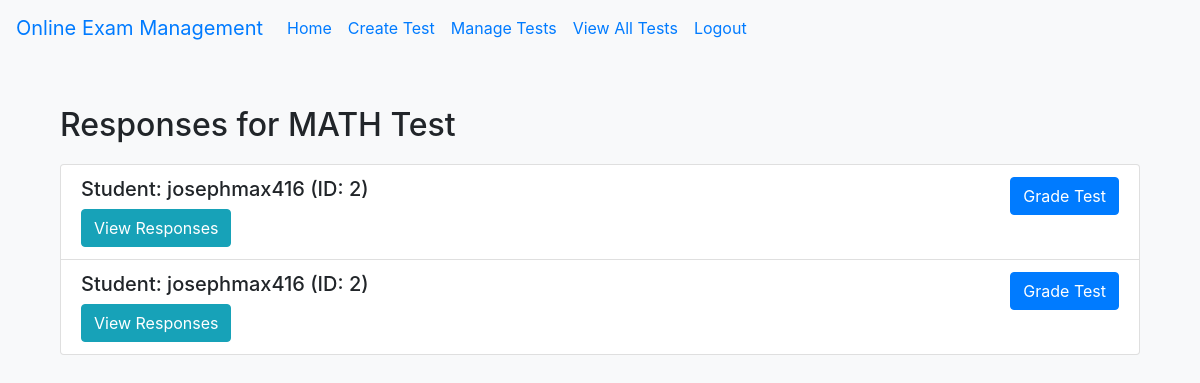
The page /test/1/responses (signed in) on the database as committed earlier.
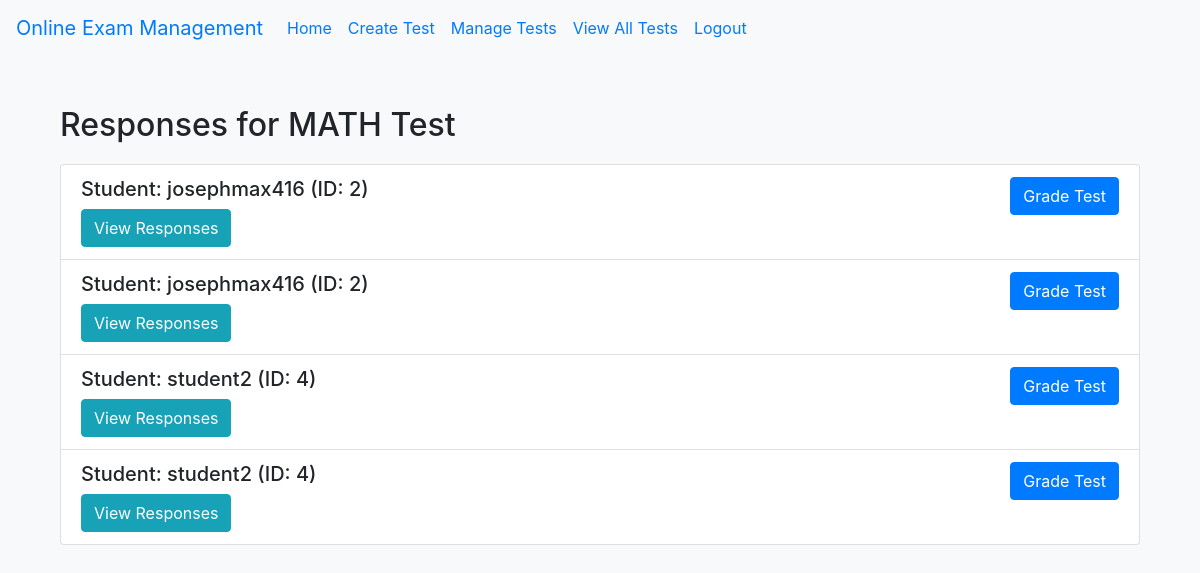
The same page on the database as committed later.
### tables this page shows
CREATE TABLE Answer (
    id INTEGER PRIMARY KEY AUTOINCREMENT,
    student_id INTEGER NOT NULL,
    test_id INTEGER NOT NULL,
    question_id INTEGER NOT NULL,
    answer_text TEXT NOT NULL,
    submission_time DATETIME NOT NULL,
    FOREIGN KEY (student_id) REFERENCES User(id),
    FOREIGN KEY (test_id) REFERENCES Test(id),
    FOREIGN KEY (question_id) REFERENCES Question(id)
);

CREATE TABLE User (
    id INTEGER PRIMARY KEY AUTOINCREMENT,
    username TEXT NOT NULL UNIQUE,
    password TEXT NOT NULL,
    role TEXT NOT NULL  -- 'student' or 'teacher'
);

### app.py (the view)
@app.route('/test/<int:test_id>/responses')
@login_required
def view_test_responses(test_id):
    if current_user.role != 'teacher':
        flash('Only teachers can view test responses.', 'danger')
        return redirect(url_for('home'))
    test = db.execute("SELECT * FROM Test WHERE id = ?", test_id)[0]
    responses = db.execute("SELECT Answer.student_id, Answer.question_id, Answer.answer_text, User.username "
                           "FROM Answer "
                           "LEFT JOIN User ON Answer.student_id = User.id "
                           "WHERE Answer.test_id = ?", test_id)
    return render_template('view_test_responses.html', test=test, responses=responses)

### app.py (called while the page is built)
@login_manager.user_loader
def load_user(user_id):
    user = db.execute("SELECT * FROM User WHERE id = ?", user_id)
    if user:
        return User(id=user[0]['id'], username=user[0]['username'], password=user[0]['password'], role=user[0]['role'])
    return None

### templates/view_test_responses.html (shortened to what this page needs)
{% extends "base.html" %}
{% block content %}
<div class="container mt-4">
    <h2>Responses for {{ test.test_name }}</h2>
    <ul class="list-group">
        {% for response in responses %}
        <li class="list-group-item">
            <div class="d-flex justify-content-between">
                <div>
                    <h5>Student: {{ response.username }} (ID: {{ response.student_id }})</h5>
                    <button class="btn btn-info" type="button" data-toggle="collapse" data-target="#collapse_{{ response.student_id }}" aria-expanded="false" aria-controls="collapse_{{ response.student_id }}">
                        View Responses
                    </button>
                </div>
                <div>
                    <a href="/test/{{ test.id }}/grade" class="btn btn-primary">Grade Test</a>
                </div>
            </div>
        </li>
        {% endfor %}
    </ul>
</div>
{% endblock %}

Rows that differ between the two databases and show on the page:
added Answer: username "student2", student_id "4"
added Answer: username "student2", student_id "4"
